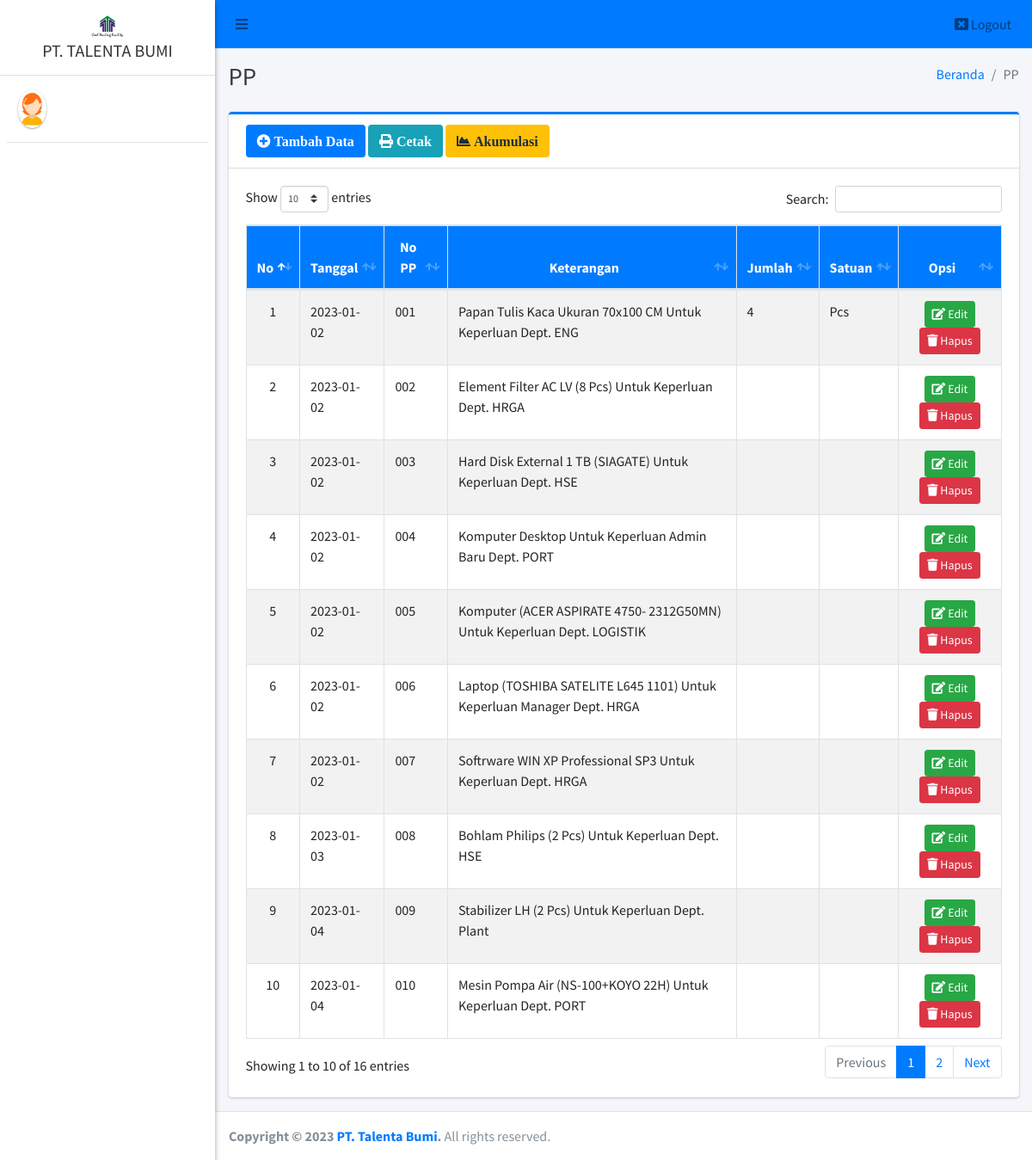
/admin/pp/index.php, run on an earlier commit of the app's database.
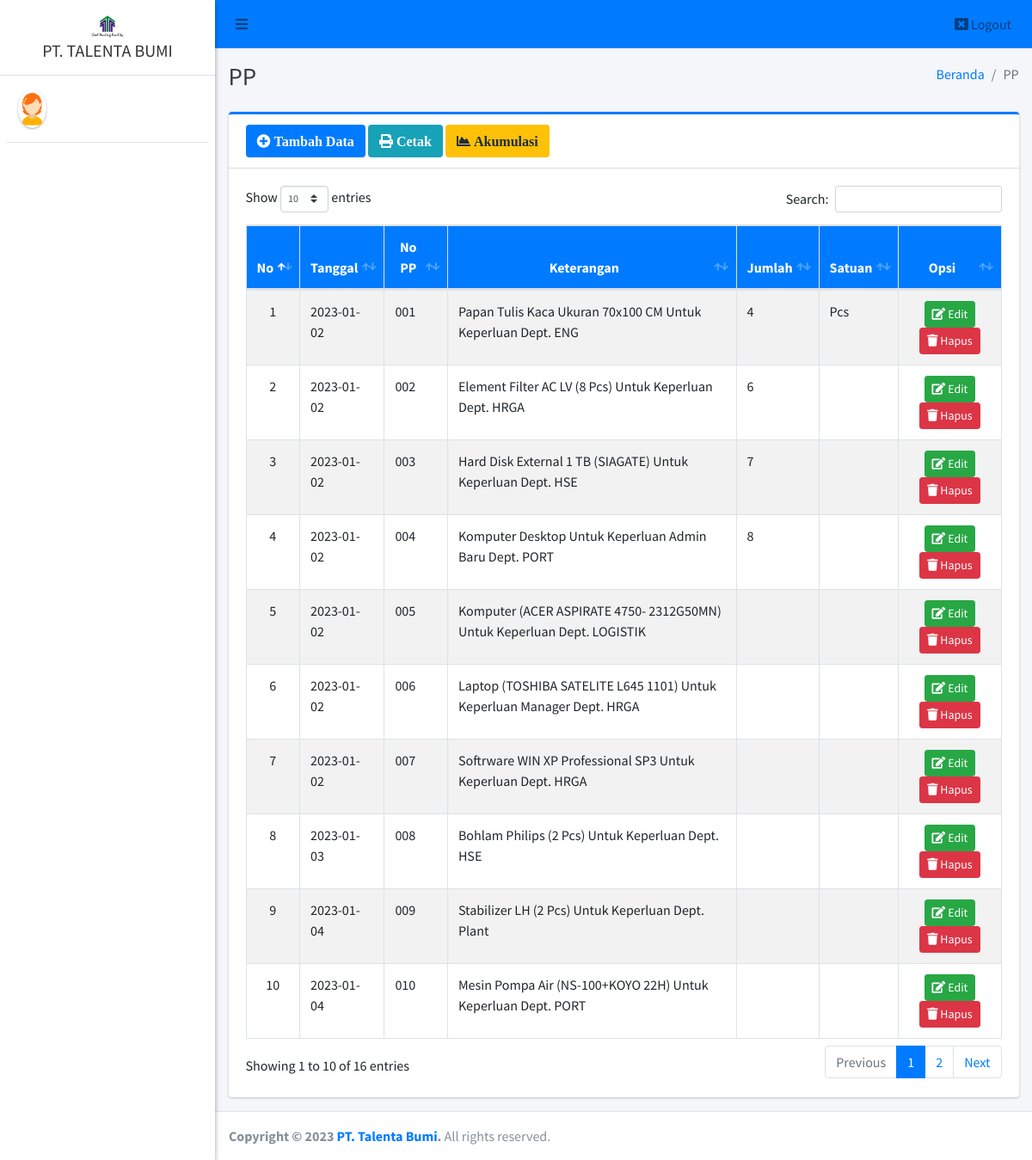
And on a later commit of the database.
### tables this page shows
CREATE TABLE `pp` (
  `id_pp` int(11) NOT NULL,
  `tanggal_permintaan` date NOT NULL,
  `no_pp` varchar(40) NOT NULL,
  `keterangan` text NOT NULL,
  `jumlah` varchar(20) NOT NULL,
  `satuan` varchar(20) NOT NULL
);

### admin/pp/index.php (the view, shortened to what this page needs)
<?php
require '../../config/koneksi.php';
?>
<!DOCTYPE html>
<html>
<?php
include '../../templates/head.php';
?>
<body class="hold-transition sidebar-mini layout-fixed">
    <div class="wrapper">
        <?php
        include '../../templates/navbar.php';
        ?>
        <?php
        include '../../templates/sidebar.php';
        ?>
        <div class="content-wrapper">
            <div class="content-header">
                <div class="container-fluid">
                    <div class="row mb-2">
                        <div class="col-sm-6">
                            <h1 class="m-0 text-dark">PP</h1>
                        </div>
                        <div class="col-sm-6">
                            <ol class="breadcrumb float-sm-right">
                                <li class="breadcrumb-item"><a href="#">Beranda</a></li>
                                <li class="breadcrumb-item active">PP</li>
                            </ol>
                        </div>
                    </div>
                </div>
            </div>
            <section class="content">
                <div class="container-fluid">
                    <div class="row">
                        <div class="col-12">
                            <div class="card card-primary card-outline">
                                <div class="card-header">
                                    <a href="tambah" class="btn bg-primary"><i class="fa fa-plus-circle"> Tambah Data</i></a>
                                    <a href="#" data-toggle="modal" data-target="#pp" class="btn bg-info"><i class="fa fa-print"> Cetak</i></a>
                                    <a href="akumulasi" target="blank" class="btn bg-warning"><i class="fa fa-chart-area"> Akumulasi</i></a>
                                </div>
                                <div class="card-body">
                                    <div class="table-responsive">
                                        <table id="example1" class="table table-bordered table-striped">
                                            <thead class="bg-primary">
                                                <tr align="center">
                                                    <th>No</th>
                                                    <th>Tanggal</th>
                                                    <th>No PP</th>
                                                    <th>Keterangan</th>
                                                    <th>Jumlah</th>
                                                    <th>Satuan</th>
                                                    <th>Opsi</th>
                                                </tr>
                                            </thead>
                                            <tbody style="background-color: white">
                                                <?php
                                                $no = 1;
                                                $data = $koneksi->query("SELECT * FROM pp ORDER BY id_pp ASC");
                                                while ($row = $data->fetch_array()) {
                                                ?>
                                                    <tr>
                                                        <td align="center"><?= $no++ ?></td>
                                                        <td><?= $row['tanggal_permintaan'] ?></td>
                                                        <td><?= $row['no_pp'] ?></td>
                                                        <td><?= $row['keterangan'] ?></td>
                                                        <td><?= $row['jumlah'] ?></td>
                                                        <td><?= $row['satuan'] ?></td>
                                                        <td align="center">
                                                            <a href="edit?id=<?= $row['id_pp'] ?>" class="btn btn-success btn-sm" title="Edit"><i class="fa fa-edit"></i> Edit</a>
                                                            <a href="hapus?id=<?= $row['id_pp'] ?>" class="btn btn-danger btn-sm alert-hapus" title="Hapus"><i class="fa fa-trash"></i> Hapus</a>
                                                        </td>
                                                    </tr>
                                                <?php } ?>
                                            </tbody>
                                        </table>
                                    </div>
                                </div>
                            </div>
                        </div>
                    </div>
                </div>
            </section>
        </div>
        <?php include_once "../../templates/footer.php"; ?>
    </div>
</body>
</html>

What changed in the data, as far as the page shows it:
changed pp "Element Filter AC LV (8 Pcs) Untuk Keperluan Dept. HRGA": jumlah (not shown) → "6"
changed pp "Hard Disk External 1 TB (SIAGATE) Untuk Keperluan Dept. HSE": jumlah (not shown) → "7"
changed pp "Komputer Desktop Untuk Keperluan Admin Baru Dept. PORT": jumlah (not shown) → "8"
